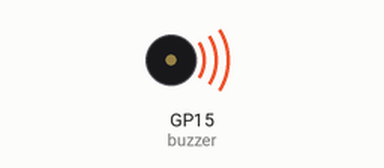
This program was run on a simulated Raspberry Pi Pico running MicroPython. On the bench: buzzer (waves = sounding). At 1.9 s the program stops and its outputs stay as they are.

Above: at 0.2 s.
At 1.3 s:
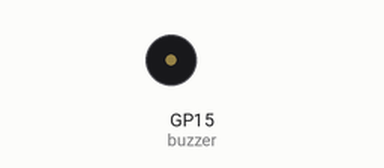
Timing chart, 0 to 3.0 s (numbered marks = the images above):
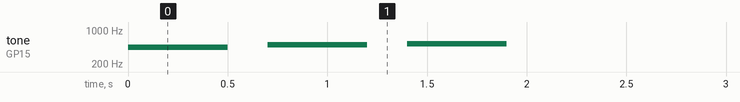

Measured:
- by itself, tone on GP15 (buzzer): plays 440 Hz for 0.50 s, 494 Hz for 0.50 s, 523 Hz for 0.50 s

The program:

3.2_custom_tone.py
```python
import machine
import utime

# Initialize PWM on GP15
buzzer = machine.PWM(machine.Pin(15))

def play_tone(frequency, duration):
    # Set the frequency of the PWM signal
    buzzer.freq(frequency)
    # Set duty cycle to 50%
    buzzer.duty_u16(32768)
    # Play the tone for the specified duration
    utime.sleep_ms(duration)
    # Turn off the buzzer
    buzzer.duty_u16(0)

# Play some tones
play_tone(440, 500)  # A4 note for 500ms
utime.sleep_ms(200)
play_tone(494, 500)  # B4 note for 500ms
utime.sleep_ms(200)
play_tone(523, 500)  # C5 note for 500ms
```
